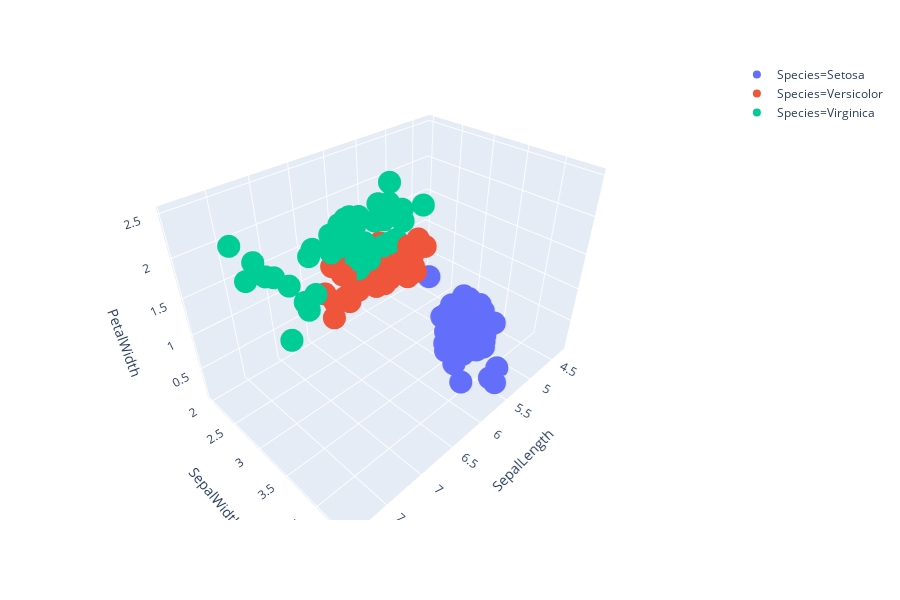

Here is the notebook cell this chart was saved with:
### Code cell
import plotly.express as px
fig = px.scatter_3d(iris, x='SepalLength', y='SepalWidth', z='PetalWidth',color='Species')
fig.show()

### Figure 1 — Plotly figure (JSON) as saved in the notebook; plotly's stock layout.template omitted (floating-point values rounded to 4 significant figures)
{"data": [{"hoverlabel": {"namelength": 0}, "hovertemplate": "Species=Setosa<br>SepalLength=%{x}<br>SepalWidth=%{y}<br>PetalWidth=%{z}", "legendgroup": "Species=Setosa", "marker": {"color": "#636efa", "symbol": "circle"}, "mode": "markers", "name": "Species=Setosa", "scene": "scene", "showlegend": true, "type": "scatter3d", "x": [5.1, 4.9, 4.7, 4.6, 5, 5.4, 4.6, 5, 4.4, 4.9, 5.4, 4.8, 4.8, 4.3, 5.8, 5.7, 5.4, 5.1, 5.7, 5.1, 5.4, 5.1, 4.6, 5.1, 4.8, 5, 5, 5.2, 5.2, 4.7, 4.8, 5.4, 5.2, 5.5, 4.9, 5, 5.5, 4.9, 4.4, 5.1, 5, 4.5, 4.4, 5, 5.1, 4.8, 5.1, 4.6, 5.3, 5], "y": [3.5, 3, 3.2, 3.1, 3.6, 3.9, 3.4, 3.4, 2.9, 3.1, 3.7, 3.4, 3, 3, 4, 4.4, 3.9, 3.5, 3.8, 3.8, 3.4, 3.7, 3.6, 3.3, 3.4, 3, 3.4, 3.5, 3.4, 3.2, 3.1, 3.4, 4.1, 4.2, 3.1, 3.2, 3.5, 3.1, 3, 3.4, 3.5, 2.3, 3.2, 3.5, 3.8, 3, 3.8, 3.2, 3.7, 3.3], "z": [0.2, 0.2, 0.2, 0.2, 0.2, 0.4, 0.3, 0.2, 0.2, 0.1, 0.2, 0.2, 0.1, 0.1, 0.2, 0.4, 0.4, 0.3, 0.3, 0.3, 0.2, 0.4, 0.2, 0.5, 0.2, 0.2, 0.4, 0.2, 0.2, 0.2, 0.2, 0.4, 0.1, 0.2, 0.1, 0.2, 0.2, 0.1, 0.2, 0.2, 0.3, 0.3, 0.2, 0.6, 0.4, 0.3, 0.2, 0.2, 0.2, 0.2]}, {"hoverlabel": {"namelength": 0}, "hovertemplate": "Species=Versicolor<br>SepalLength=%{x}<br>SepalWidth=%{y}<br>PetalWidth=%{z}", "legendgroup": "Species=Versicolor", "marker": {"color": "#EF553B", "symbol": "circle"}, "mode": "markers", "name": "Species=Versicolor", "scene": "scene", "showlegend": true, "type": "scatter3d", "x": [7, 6.4, 6.9, 5.5, 6.5, 5.7, 6.3, 4.9, 6.6, 5.2, 5, 5.9, 6, 6.1, 5.6, 6.7, 5.6, 5.8, 6.2, 5.6, 5.9, 6.1, 6.3, 6.1, 6.4, 6.6, 6.8, 6.7, 6, 5.7, 5.5, 5.5, 5.8, 6, 5.4, 6, 6.7, 6.3, 5.6, 5.5, 5.5, 6.1, 5.8, 5, 5.6, 5.7, 5.7, 6.2, 5.1, 5.7], "y": [3.2, 3.2, 3.1, 2.3, 2.8, 2.8, 3.3, 2.4, 2.9, 2.7, 2, 3, 2.2, 2.9, 2.9, 3.1, 3, 2.7, 2.2, 2.5, 3.2, 2.8, 2.5, 2.8, 2.9, 3, 2.8, 3, 2.9, 2.6, 2.4, 2.4, 2.7, 2.7, 3, 3.4, 3.1, 2.3, 3, 2.5, 2.6, 3, 2.6, 2.3, 2.7, 3, 2.9, 2.9, 2.5, 2.8], "z": [1.4, 1.5, 1.5, 1.3, 1.5, 1.3, 1.6, 1, 1.3, 1.4, 1, 1.5, 1, 1.4, 1.3, 1.4, 1.5, 1, 1.5, 1.1, 1.8, 1.3, 1.5, 1.2, 1.3, 1.4, 1.4, 1.7, 1.5, 1, 1.1, 1, 1.2, 1.6, 1.5, 1.6, 1.5, 1.3, 1.3, 1.3, 1.2, 1.4, 1.2, 1, 1.3, 1.2, 1.3, 1.3, 1.1, 1.3]}, {"hoverlabel": {"namelength": 0}, "hovertemplate": "Species=Virginica<br>SepalLength=%{x}<br>SepalWidth=%{y}<br>PetalWidth=%{z}", "legendgroup": "Species=Virginica", "marker": {"color": "#00cc96", "symbol": "circle"}, "mode": "markers", "name": "Species=Virginica", "scene": "scene", "showlegend": true, "type": "scatter3d", "x": [6.3, 5.8, 7.1, 6.3, 6.5, 7.6, 4.9, 7.3, 6.7, 7.2, 6.5, 6.4, 6.8, 5.7, 5.8, 6.4, 6.5, 7.7, 7.7, 6, 6.9, 5.6, 7.7, 6.3, 6.7, 7.2, 6.2, 6.1, 6.4, 7.2, 7.4, 7.9, 6.4, 6.3, 6.1, 7.7, 6.3, 6.4, 6, 6.9, 6.7, 6.9, 5.8, 6.8, 6.7, 6.7, 6.3, 6.5, 6.2, 5.9], "y": [3.3, 2.7, 3, 2.9, 3, 3, 2.5, 2.9, 2.5, 3.6, 3.2, 2.7, 3, 2.5, 2.8, 3.2, 3, 3.8, 2.6, 2.2, 3.2, 2.8, 2.8, 2.7, 3.3, 3.2, 2.8, 3, 2.8, 3, 2.8, 3.8, 2.8, 2.8, 2.6, 3, 3.4, 3.1, 3, 3.1, 3.1, 3.1, 2.7, 3.2, 3.3, 3, 2.5, 3, 3.4, 3], "z": [2.5, 1.9, 2.1, 1.8, 2.2, 2.1, 1.7, 1.8, 1.8, 2.5, 2, 1.9, 2.1, 2, 2.4, 2.3, 1.8, 2.2, 2.3, 1.5, 2.3, 2, 2, 1.8, 2.1, 1.8, 1.8, 1.8, 2.1, 1.6, 1.9, 2, 2.2, 1.5, 1.4, 2.3, 2.4, 1.8, 1.8, 2.1, 2.4, 2.3, 1.9, 2.3, 2.5, 2.3, 1.9, 2, 2.3, 1.8]}], "layout": {"height": 600, "legend": {"tracegroupgap": 0}, "margin": {"t": 60}, "scene": {"domain": {"x": [0, 0.98], "y": [0, 1]}, "xaxis": {"title": {"text": "SepalLength"}}, "yaxis": {"title": {"text": "SepalWidth"}}, "zaxis": {"title": {"text": "PetalWidth"}}}}}
